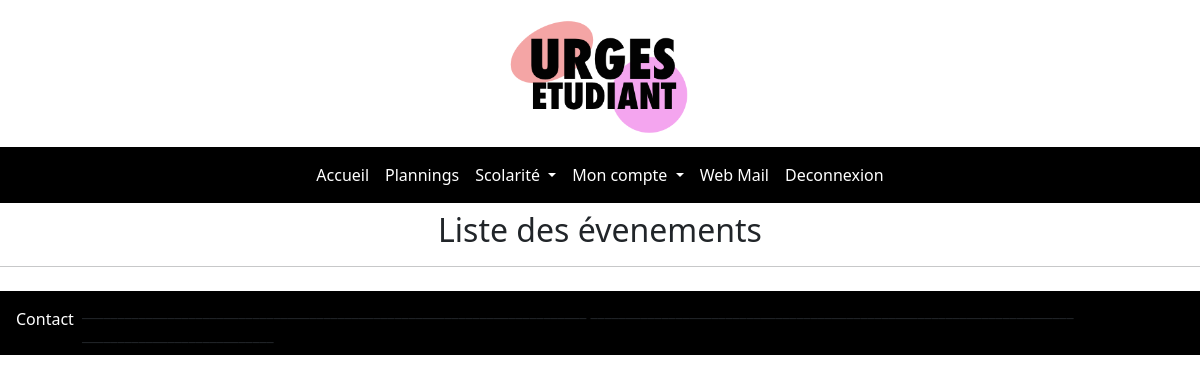
The page /etudiant/pages/Home/evenement.php (signed in) on the database as committed earlier.
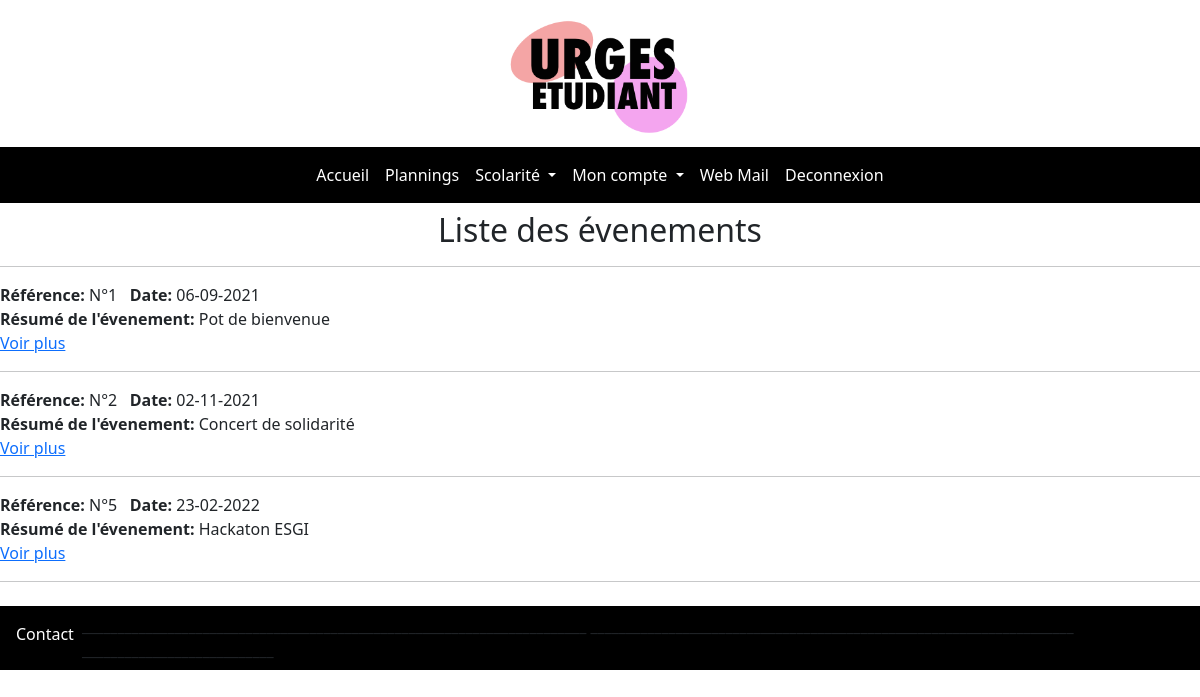
The same page on the database as committed later.
### tables this page shows
CREATE TABLE `evenements` (
  `id_event` int(11) NOT NULL,
  `texte_event` varchar(500) NOT NULL,
  `resume_event` varchar(100) NOT NULL,
  `date_event` varchar(12) NOT NULL,
  `archive` varchar(10) NOT NULL
);

### etudiant/pages/Home/evenement.php (the view, shortened to what this page needs)
<?php
include('../../function/bdd.php');
include('../../function/header.php');
include('../../function/nav_menu.php');
?>
<center><h2>Liste des évenements</h2></center><hr>
<?php
$req="SELECT * FROM `evenements` WHERE `archive` = '0'";
$ex=$link->prepare($req);
$ex->execute();
while($row=$ex->fetch())
{
	echo "<strong>Référence:</strong> N°".$row['id_event'];
	echo "<strong>Date:</strong> ".$row['date_event'];
	echo "<br>";
	echo "<strong>Résumé de l'évenement:</strong> ".$row['resume_event']."<br>";
	echo "<a href='consult_evenement.php?id=".$row['id_event']."''>Voir plus</a>";
	echo "<hr>";
}
include('../../function/footer.php');
?>

### etudiant/function/header.php (shortened to what this page needs)
<head>
    <link href="https://cdn.jsdelivr.net/npm/bootstrap@5.2.0-beta1/dist/css/bootstrap.min.css" rel="stylesheet">
    <link href="./style.css" rel="stylesheet">
</head>

### etudiant/function/nav_menu.php (shortened to what this page needs)
<body style="max-width: 1200px; margin: 0 auto;">
    <nav class="navbar navbar-expand-lg">
      <div class="container-fluid" style="padding-left: 0px; padding-right: 0px;">
        <div style="display: flex; flex-direction: column;" class="collapse navbar-collapse" id="navbarSupportedContent">
          <img style="max-width: 200px;" src="../../img/logo.png" alt="">
          <ul style="background-color: black; padding: 8px;" class="center-navbar navbar-nav me-auto mb-2 mb-lg-0">
            <li class="nav-item">
              <a class="nav-link active" style="color: white;" aria-current="page" href="../Home/index.php">Accueil</a>
            </li>
            <li>
              <a class="nav-link active" style="color: white;" aria-current="page" href="#">Plannings</a>
            </li>
            <li class="nav-item dropdown">
              <a style="color: white;" class="nav-link dropdown-toggle" href="#" id="navbarDropdown" role="button" data-bs-toggle="dropdown" aria-expanded="false">
                Scolarité
              </a>
            </li>
            <li class="nav-item dropdown">
              <a style="color: white;" class="nav-link dropdown-toggle" href="#" id="navbarDropdown" role="button" data-bs-toggle="dropdown" aria-expanded="false">
                Mon compte
              </a>
            </li>
            <li class="nav-item">
              <a class="nav-link active" style="color: white;" aria-current="page" href="#">Web Mail</a>
            </li>
            <li class="nav-item">
              <a class="nav-link active" style="color: white;" aria-current="page" href="../../function/deconnexion.php">Deconnexion</a>
            </li>
          </ul>
        </div>
      </div>
    </nav>

### etudiant/function/footer.php
<nav class="navbar navbar-expand-lg">
      <div class="container-fluid" style="padding-left: 0px; padding-right: 0px;">
        <div style="display: flex;  flex-direction: column;" class="collapse navbar-collapse" id="navbarSupportedContent">
          <ul style="background-color: black; padding: 8px;" class="center-navbar navbar-nav me-auto mb-2 mb-lg-0">
            <li class="nav-item">
              <a class="nav-link active" style="color: white;" aria-current="page" href="../Home/contact.php">Contact</a>
            </li>
            <li>_______________________________________________________________________
            ____________________________________________________________________
          ___________________________</li>
          </ul>
        </div>
      </div>
    </nav>

### etudiant/pages/Home/style.css (style rules this page uses)
.center-navbar { display: flex; justify-content: center; width: 100%; }

Rows that differ between the two databases and show on the page:
added evenements: id_event "1", date_event "06-09-2021", resume_event "Pot de bienvenue"
added evenements: id_event "2", date_event "02-11-2021", resume_event "Concert de solidarité"
added evenements: id_event "5", date_event "23-02-2022", resume_event "Hackaton ESGI"
